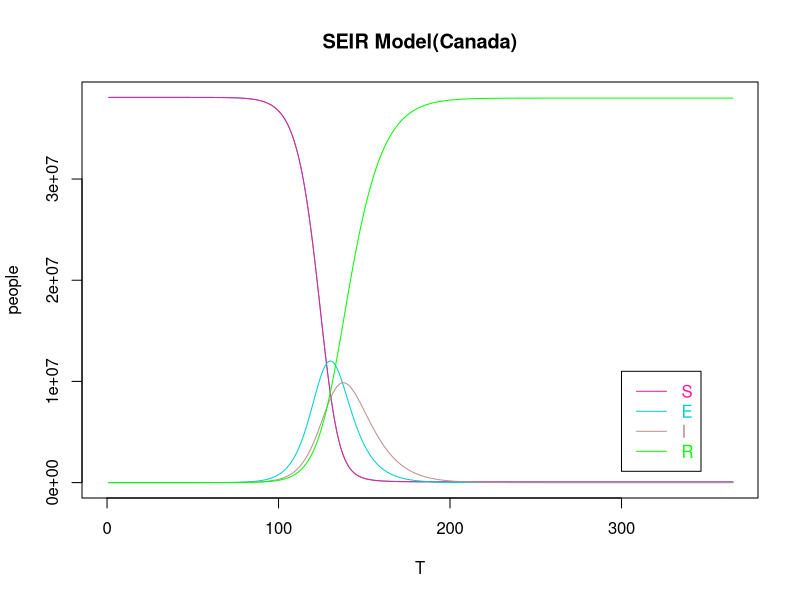

This chart was generated by the following R code:
#Canada
rm(list = ls())


N = 38067913
E = 0
I = 1
S = N-I
R = 0


r = 20
B = 0.03
a = 0.1
y = 0.1


T = 365

 
for (i in 1:(T-1)){

  S[i+1] = S[i] - r*B*S[i]*I[i]/N
  E[i+1] = E[i] + r*B*S[i]*I[i]/N - a*E[i]
  I[i+1] = I[i] + a*E[i] - y*I[i]
  R[i+1] = R[i] + y*I[i]

}

result <- data.frame(S, E, I, R)

#View(result)

X_lim <- seq(1,T,by=1)

plot(S~X_lim, pch=15, col="DarkTurquoise", main = "SEIR Model(Canada)", type = "l", xlab = "T", ylab = "people", xlim = c(0,T), ylim = c(0,38067913))
lines(S, col="DeepPink", lty=1) 
lines(E, col="DarkTurquoise", lty=1)
lines(I, col="RosyBrown", lty=1)
lines(R, col="green", lty=1)
legend(300,11000000,c("S","E","I","R"),col=c("DeepPink","DarkTurquoise","RosyBrown","green"),text.col=c("DeepPink","DarkTurquoise","RosyBrown","green"),lty=c(1,1,1,1))

